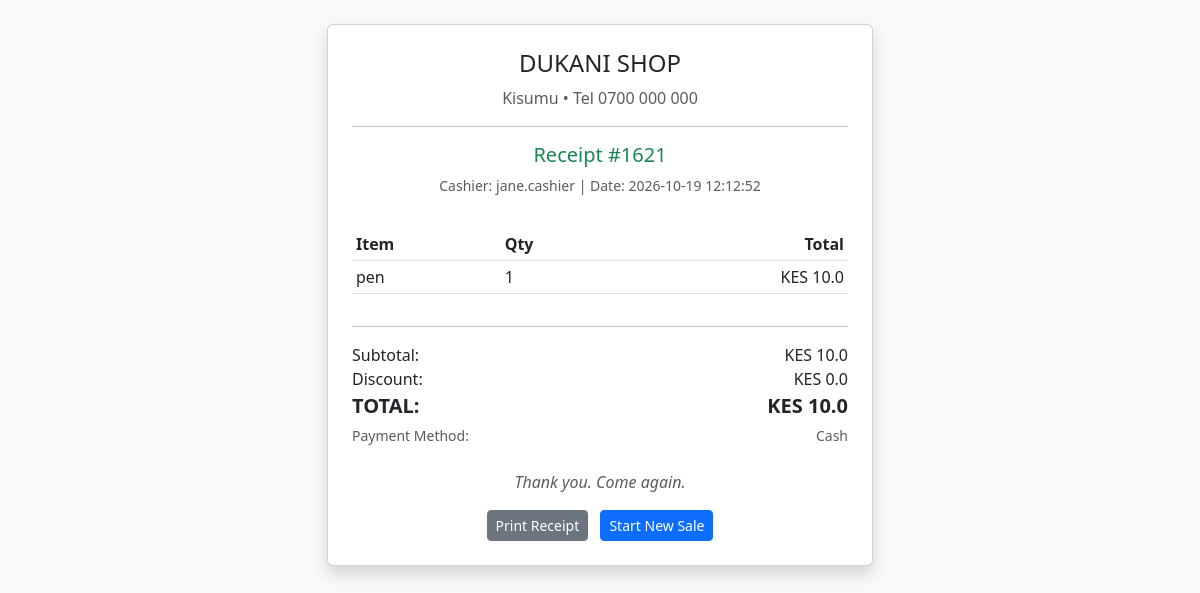
The app's page /receipt/1 with its own data.
### tables this page shows
CREATE TABLE sales (
        id INTEGER PRIMARY KEY AUTOINCREMENT,
        receipt_no TEXT UNIQUE NOT NULL,
        cashier_id INTEGER,
        subtotal REAL NOT NULL,
        discount REAL DEFAULT 0,
        total REAL NOT NULL,
        payment_method TEXT NOT NULL,
        created_at TIMESTAMP DEFAULT CURRENT_TIMESTAMP,
        FOREIGN KEY (cashier_id) REFERENCES users (id)
    );

CREATE TABLE users (
        id INTEGER PRIMARY KEY AUTOINCREMENT,
        username TEXT NOT NULL UNIQUE,
        password TEXT NOT NULL,
        role TEXT NOT NULL CHECK(role IN ('admin', 'manager', 'cashier'))
    );

CREATE TABLE sale_items (
        id INTEGER PRIMARY KEY AUTOINCREMENT,
        sale_id INTEGER,
        product_id INTEGER,
        quantity INTEGER NOT NULL,
        price REAL NOT NULL,
        FOREIGN KEY (sale_id) REFERENCES sales (id),
        FOREIGN KEY (product_id) REFERENCES products (id)
    );

CREATE TABLE products (
        id INTEGER PRIMARY KEY AUTOINCREMENT,
        sku TEXT UNIQUE NOT NULL,
        name TEXT NOT NULL,
        category_id INTEGER,
        buying_price REAL NOT NULL,
        selling_price REAL NOT NULL,
        quantity INTEGER NOT NULL DEFAULT 0,
        reorder_level INTEGER NOT NULL DEFAULT 10,
        FOREIGN KEY (category_id) REFERENCES categories (id)
    );

### app/routes.py (the view)
@bp.route('/receipt/<int:sale_id>')
def receipt(sale_id):
    db = get_db()
    sale = db.execute("SELECT s.*, u.username FROM sales s JOIN users u ON s.cashier_id = u.id WHERE s.id = ?", (sale_id,)).fetchone()
    items = db.execute("SELECT si.*, p.name FROM sale_items si JOIN products p ON si.product_id = p.id WHERE si.sale_id = ?", (sale_id,)).fetchall()
    return render_template('receipt.html', sale=sale, items=items)

### app/models.py (called while the page is built)
def get_db():
    if 'db' not in g:
        g.db = sqlite3.connect(
            current_app.config['DATABASE'],
            detect_types=sqlite3.PARSE_DECLTYPES
        )
        g.db.row_factory = sqlite3.Row
    return g.db

### app/templates/receipt.html
{% extends "base.html" %}
{% block content %}
<div class="row justify-content-center">
    <div class="col-md-6">
        <div class="card shadow p-4">
            <div class="text-center mb-3">
                <h4>DUKANI SHOP</h4>
                <p class="text-muted mb-0">Kisumu • Tel 0700 000 000</p>
                <hr>
                <h5 class="text-success">Receipt {{ sale.receipt_no }}</h5>
                <p class="small text-muted">Cashier: {{ sale.username }} | Date: {{ sale.created_at }}</p>
            </div>
            <table class="table table-sm">
                <thead>
                    <tr>
                        <th>Item</th>
                        <th>Qty</th>
                        <th class="text-end">Total</th>
                    </tr>
                </thead>
                <tbody>
                    {% for item in items %}
                    <tr>
                        <td>{{ item.name }}</td>
                        <td>{{ item.quantity }}</td>
                        <td class="text-end">KES {{ item.price * item.quantity }}</td>
                    </tr>
                    {% endfor %}
                </tbody>
            </table>
            <hr>
            <div class="d-flex justify-content-between">
                <span>Subtotal:</span>
                <span>KES {{ sale.subtotal }}</span>
            </div>
            <div class="d-flex justify-content-between">
                <span>Discount:</span>
                <span>KES {{ sale.discount }}</span>
            </div>
            <div class="d-flex justify-content-between fw-bold fs-5">
                <span>TOTAL:</span>
                <span>KES {{ sale.total }}</span>
            </div>
            <div class="d-flex justify-content-between text-muted small mt-1">
                <span>Payment Method:</span>
                <span>{{ sale.payment_method }}</span>
            </div>
            <div class="text-center mt-4">
                <p class="text-muted fst-italic">Thank you. Come again.</p>
                <button onclick="window.print()" class="btn btn-secondary btn-sm me-2">Print Receipt</button>
                <a href="{{ url_for('main.sales') }}" class="btn btn-primary btn-sm">Start New Sale</a>
            </div>
        </div>
    </div>
</div>
{% endblock %}

### app/templates/base.html (shortened to what this page needs)
<!DOCTYPE html>
<html lang="en">
<head>
    <link href="https://cdn.jsdelivr.net/npm/bootstrap@5.3.0/dist/css/bootstrap.min.css" rel="stylesheet">
</head>
<body class="bg-light">
    <div class="container mt-4">
        {% block content %}{% endblock %}
    </div>
</body>
</html>

### records on screen
sales: receipt_no "#1621", created_at "2026-10-19 12:12:52", subtotal "10.0", discount "0.0", total "10.0", payment_method "Cash"
users: username "jane.cashier"
sale_items: name "pen", quantity "1", item.price*item.quantity "10.0"
